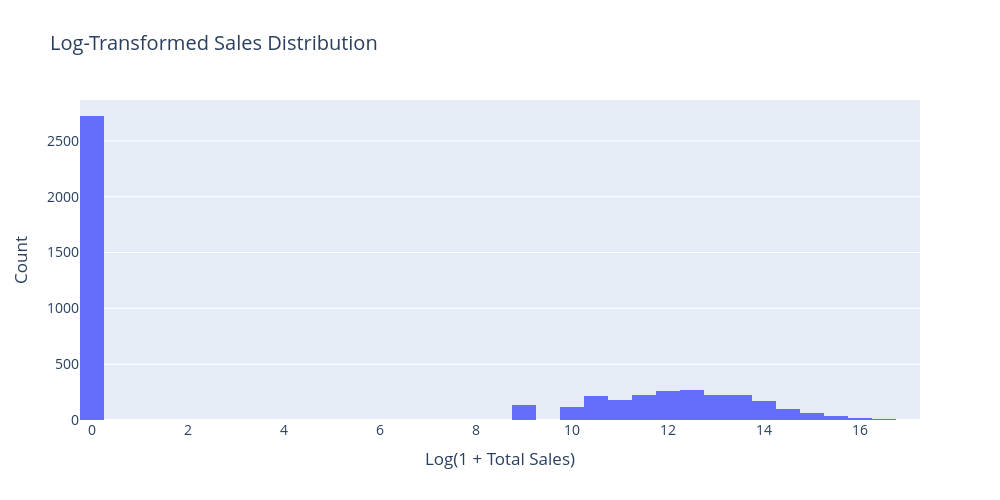

The notebook cell this image was saved under:
### Markdown cell above
#### Plotly

### Code cell
df["Log_Sales"] = np.log1p(df["Total Sales"])

fig = px.histogram(
    df,
    x="Log_Sales",
    nbins=50,
    title="Log-Transformed Sales Distribution",
    width=1000,
    height=500
)

fig.update_layout(
    xaxis_title="Log(1 + Total Sales)",
    yaxis_title="Count",
    font_size=14
)

fig.show()

### Figure 1 — Plotly figure (JSON) as saved in the notebook; plotly's stock layout.template omitted (floating-point values rounded to 4 significant figures; data arrays with more than 128 entries replaced by an {"elided": "..."} marker saying what was removed)
{"data": [{"bingroup": "x", "hovertemplate": "Log_Sales=%{x}<br>count=%{y}<extra></extra>", "legendgroup": "", "marker": {"color": "#636efa", "pattern": {"shape": ""}}, "name": "", "nbinsx": 50, "orientation": "v", "showlegend": false, "type": "histogram", "x": {"elided": "4963 float values"}, "xaxis": "x", "yaxis": "y"}], "layout": {"barmode": "relative", "font": {"size": 14}, "height": 500, "legend": {"tracegroupgap": 0}, "title": {"text": "Log-Transformed Sales Distribution"}, "width": 1000, "xaxis": {"anchor": "y", "domain": [0, 1], "title": {"text": "Log(1 + Total Sales)"}}, "yaxis": {"anchor": "x", "domain": [0, 1], "title": {"text": "Count"}}}}
